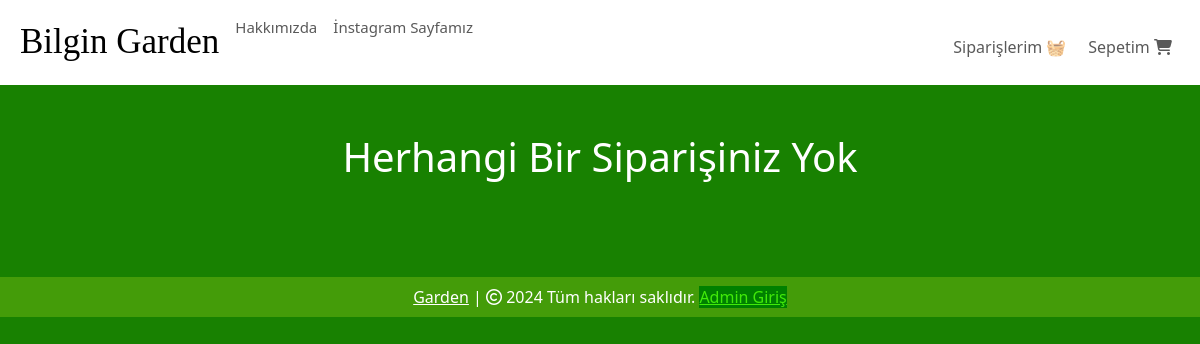
The app's page /orders (signed in), older data.
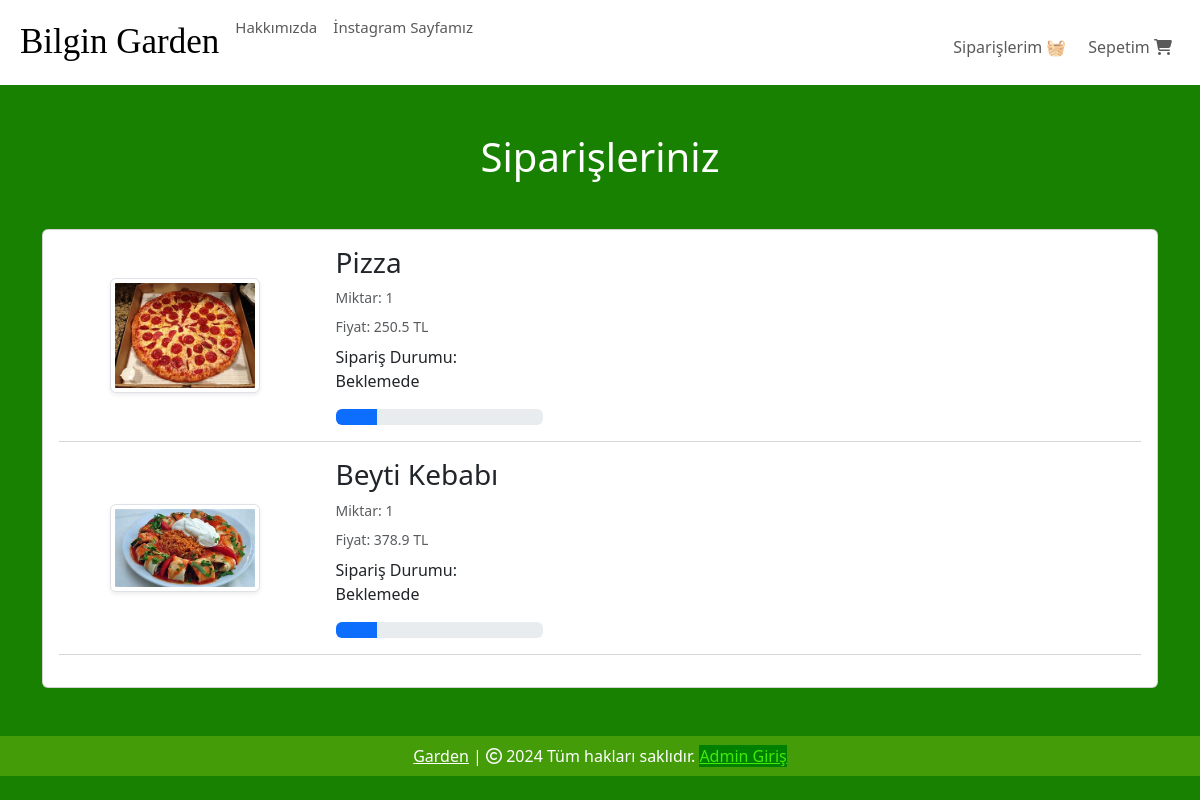
The same page, newer data.
### website/models.py (models this page shows, shortened)
class Order(db.Model):
    id = db.Column(db.Integer, primary_key=True)
    quantity = db.Column(db.Integer, nullable=False)
    price = db.Column(db.Float, nullable=False)
    status = db.Column(db.String(100), nullable=True)
    Payment = db.Column(db.String(100), nullable=True)
    customer_link = db.Column(db.Integer, db.ForeignKey('customer.id'), nullable=True)
    product_link = db.Column(db.Integer, db.ForeignKey('product.id'), nullable=False)

class Product(db.Model):
    id = db.Column(db.Integer, primary_key=True)
    product_name = db.Column(db.String(100), nullable=False)
    current_price = db.Column(db.Float, nullable=False)
    previous_price = db.Column(db.Float, nullable=False)
    in_stock = db.Column(db.Integer, nullable=False)
    product_picture = db.Column(db.String(1000), nullable=False)
    flash_sale = db.Column(db.Boolean, default=False)
    date_added = db.Column(db.DateTime, default=datetime.utcnow)
    salad = db.Column(db.Boolean, default=False)
    main = db.Column(db.Boolean, default=False)
    colddrink = db.Column(db.Boolean, default=False)
    hotdrink = db.Column(db.Boolean, default=False)
    desert = db.Column(db.Boolean, default=False)
    sneak = db.Column(db.Boolean, default=False)
    carts = db.relationship('Cart', backref=db.backref('product', lazy=True))
    orders = db.relationship('Order', backref=db.backref('product', lazy=True))

### website/views.py (the view)
@views.route('/orders', methods=['GET', 'POST'])
@login_required
def order():
    orders = Order.query.filter_by(customer_link=current_user.id).all()
    return render_template('orders.html', orders=orders)

### website/templates/orders.html (shortened to what this page needs)
{% extends 'base.html' %}
{% block body %}
<div class="container my-5">
    <div class="row">
        {% if orders %}
        <h1 class="text-center mb-5" style="color: white;">Siparişleriniz</h1>
        <div class="col-sm-13">
            <div class="card">
                <div class="card-body">
                    {% for item in orders %}
                    <div class="row">
                        <div class="col-sm-3 text-center align-self-center">
                            <img src="{{ item.product.product_picture }}" alt="" class="img-fluid img-thumbnail shadow-sm" height="150px" width="150px">
                        </div>
                        <div class="col-sm-7">
                            <h3>{{ item.product.product_name }}</h3>
                            <p class="mb-2 text-muted small">Miktar: {{ item.quantity }}</p>
                            <p class="mb-2 text-muted small">Fiyat: {{ item.price }} TL</p>
                            <div class="col-sm-4">
                                <p>Sipariş Durumu: {{ item.status }}</p>
                                {% if item.status == 'Beklemede' %}
                                <div class="progress">
                                    <div class="progress-bar" role="progressbar" style="width: 20%;"  aria-valuenow="20" aria-valuemin="0" aria-valuemax="100"></div>
                                </div>
                                {% elif item.status == 'Onaylandı' %}
                                <div class="progress">
                                    <div class="progress-bar bg-info" role="progressbar" style="width: 40%;"  aria-valuenow="40" aria-valuemin="0" aria-valuemax="100"></div>
                                </div>
                                {% elif item.status == 'Out for delivery' %}
                                <div class="progress">
                                    <div class="progress-bar bg-warning" role="progressbar" style="width: 70%;"  aria-valuenow="70" aria-valuemin="0" aria-valuemax="100"></div>
                                </div>
                                {% elif item.status == 'Servis Edildi' %}
                                <div class="progress">
                                    <div class="progress-bar bg-success" role="progressbar" style="width: 100%;"  aria-valuenow="100" aria-valuemin="0" aria-valuemax="100"></div>
                                </div>
                                {% elif item.status == 'İptal Edildi' %}
                                <div class="progress">
                                    <div class="progress-bar bg-danger" role="progressbar" style="width: 100%;"  aria-valuenow="100" aria-valuemin="0" aria-valuemax="100"></div>
                                </div>
                                {% endif %}
                            </div>
                        </div>
                    </div>
                    <hr class="text-muted">
                    {% endfor %}
                </div>
            </div>
        </div>
        {% else %}
        <h1 class="text-center mb-5" style="color: white;">Herhangi Bir Siparişiniz Yok</h1>
        {% endif %}
    </div>
</div>
{% endblock %}

### website/templates/base.html (shortened to what this page needs)
<!DOCTYPE html>
<html lang="tr">
<head>
    <link rel="stylesheet" href="https://cdnjs.cloudflare.com/ajax/libs/bootstrap-icons/1.10.5/font/bootstrap-icons.min.css" />
    <link rel="stylesheet" href="{{ url_for('static', filename='css/all.min.css') }}">
    <link rel="stylesheet" href="{{ url_for('static', filename='css/bootstrap.min.css') }}">
    <link rel="stylesheet" href="{{ url_for('static', filename='css/style.css') }}">
</head>
<body style="background-color: rgb(24, 129, 1);">
    <nav class="navbar navbar-expand-lg" style="background-color: rgb(255, 255, 255);">
      <div class="container-fluid">
        <div class="collapse navbar-collapse" id="navbarSupportedContent">
          <ul class="navbar-nav me-auto mb-2 mb-lg-0">
            <li class="nav-item">
              <a class="nav-link active" aria-current="page" href="/" style="font-family: cursive; font-size: 35px;"> Bilgin Garden</a>
            </li>
            <li class="nav-item">
              <a class="nav-link text-grey" href="#" style="font-size: 15px;">Hakkımızda</a>
            </li>
            <li class="nav-item">
              <a class="nav-link text-grey" href="https://www.instagram.com/bilgingarden/" style="font-size: 15px;">İnstagram Sayfamız</a>
            </li>
          </ul>
        </div>
        <ul class="navbar-nav me-auto mb-2 mb-lg-0">
          <li class="nav-item mx-2" id="items">
            {% if cart | length < 1 %}
            <a class="nav-link text-grey" style=" margin-left:205px; margin-top:10px;" href="/cart"> Sepetim
              <i class="fa-solid fa-cart-shopping"></i>
            </a>
            {% else %}
            <a class="nav-link text-grey" style=" margin-left:205px; margin-top:10px;" href="/cart"><span class="badge bg-success"></span> Sepetim
              <i class="bi bi-{{ cart | length }}-square-fill"></i>
            </a>
            {% endif %}
            <a class="nav-link text-grey" style=" margin-left:70px; margin-top:-40px;" href="/orders"> Siparişlerim 🧺
            </a>
          </li>
        </ul>
      </div>
    </nav>
    {% block body %}
    {% endblock %}
    <footer class="container-fluid  text-center p-2 mt-5" style="background-color: rgb(68, 156, 9); color: white;">
      <a href="https://RestorantUrl.com" style="color: white;">Garden</a> | <span>
        <i class="fa-sharp fa-regular fa-copyright"></i></span> 2024 Tüm hakları saklıdır.
        <a href="/login" style="color: rgb(65, 234, 9); background-color: green;">Admin Giriş</a>
    </footer>
</body>
</body>
</html>

Row changes from the older to the newer data that the page shows:
added Order: product.product_picture (picture), product.product_name "Pizza", quantity "1", price "250.5", status "Beklemede"
added Order: product.product_picture (picture), product.product_name "Beyti Kebabı", quantity "1", price "378.9", status "Beklemede"
Text that changed along with them:
text no longer shown: "Herhangi Bir Siparişiniz Yok"
text now shown: "Siparişleriniz"
